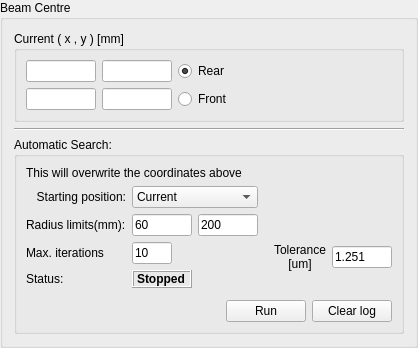
         <widget class="QGroupBox" name="groupBox_13">
          <property name="title">
           <string>Beam Centre</string>
          </property>
          <property name="flat">
           <bool>false</bool>
          </property>
          <property name="checkable">
           <bool>false</bool>
          </property>
          <layout class="QVBoxLayout" name="verticalLayout_12" stretch="1,1,2">
           <item>
            <widget class="QGroupBox" name="groupBox_12">
             <property name="title">
              <string>Current ( x , y ) [mm]</string>
             </property>
             <layout class="QGridLayout" name="gridLayout_31">
              <item row="0" column="0">
               <widget class="QLineEdit" name="rear_beam_x">
                <property name="maximumSize">
                 <size>
                  <width>70</width>
                  <height>16777215</height>
                 </size>
                </property>
                <property name="text">
                 <string/>
                </property>
               </widget>
              </item>
              <item row="0" column="1">
               <widget class="QLineEdit" name="rear_beam_y">
                <property name="maximumSize">
                 <size>
                  <width>70</width>
                  <height>16777215</height>
                 </size>
                </property>
               </widget>
              </item>
              <item row="0" column="2">
               <widget class="QRadioButton" name="rear_radio">
                <property name="text">
                 <string>Rear</string>
                </property>
                <property name="checked">
                 <bool>true</bool>
                </property>
               </widget>
              </item>
              <item row="1" column="0">
               <widget class="QLineEdit" name="front_beam_x">
                <property name="maximumSize">
                 <size>
                  <width>70</width>
                  <height>16777215</height>
                 </size>
                </property>
                <property name="text">
                 <string/>
                </property>
               </widget>
              </item>
              <item row="1" column="1">
               <widget class="QLineEdit" name="front_beam_y">
                <property name="maximumSize">
                 <size>
                  <width>70</width>
                  <height>16777215</height>
                 </size>
                </property>
               </widget>
              </item>
              <item row="1" column="2">
               <widget class="QRadioButton" name="front_radio">
                <property name="text">
                 <string>Front</string>
                </property>
               </widget>
              </item>
             </layout>
             <zorder>rear_beam_y</zorder>
             <zorder>rear_radio</zorder>
             <zorder>front_beam_y</zorder>
             <zorder>front_beam_x</zorder>
             <zorder>front_radio</zorder>
             <zorder>rear_beam_x</zorder>
            </widget>
           </item>
           <item>
            <widget class="Line" name="line_3">
             <property name="orientation">
              <enum>Qt::Horizontal</enum>
             </property>
            </widget>
           </item>
           <item>
            <widget class="QGroupBox" name="groupBox_8">
             <property name="title">
              <string>Automatic Search:</string>
             </property>
             <layout class="QVBoxLayout" name="verticalLayout_3">
              <item>
               <widget class="QLabel" name="label_59">
                <property name="text">
                 <string>This will overwrite the coordinates above</string>
                </property>
                <property name="wordWrap">
                 <bool>true</bool>
                </property>
               </widget>
              </item>
              <item>
               <layout class="QHBoxLayout" name="horizontalLayout_19">
                <item>
                 <layout class="QGridLayout" name="gridLayout_8">
                  <item row="0" column="0">
                   <widget class="QLabel" name="label_56">
                    <property name="text">
                     <string>Starting position:</string>
                    </property>
                    <property name="alignment">
                     <set>Qt::AlignRight|Qt::AlignTrailing|Qt::AlignVCenter</set>
                    </property>
                   </widget>
                  </item>
                  <item row="0" column="1" colspan="2">
                   <widget class="QComboBox" name="beamstart_box">
                    <property name="currentIndex">
                     <number>1</number>
                    </property>
                    <item>
                     <property name="text">
                      <string>Auto Find</string>
                     </property>
                    </item>
                    <item>
                     <property name="text">
                      <string>Current</string>
                     </property>
                    </item>
                   </widget>
                  </item>
                  <item row="1" column="0">
                   <widget class="QLabel" name="label_57">
                    <property name="text">
                     <string>Radius limits(mm):</string>
                    </property>
                   </widget>
                  </item>
                  <item row="1" column="1">
                   <widget class="QLineEdit" name="beam_rmin">
                    <property name="maximumSize">
                     <size>
                      <width>60</width>
                      <height>16777215</height>
                     </size>
                    </property>
                    <property name="text">
                     <string>60</string>
                    </property>
                   </widget>
                  </item>
                  <item row="1" column="2">
                   <widget class="QLineEdit" name="beam_rmax">
                    <property name="maximumSize">
                     <size>
                      <width>60</width>
                      <height>16777215</height>
                     </size>
                    </property>
                    <property name="text">
                     <string>200</string>
                    </property>
                   </widget>
                  </item>
                  <item row="2" column="0">
                   <widget class="QLabel" name="label_60">
                    <property name="text">
                     <string>Max. iterations</string>
                    </property>
                   </widget>
                  </item>
                  <item row="2" column="1">
                   <widget class="QLineEdit" name="beam_iter">
                    <property name="maximumSize">
                     <size>
                      <width>40</width>
                      <height>16777215</height>
                     </size>
                    </property>
                    <property name="text">
                     <string>10</string>
                    </property>
                   </widget>
                  </item>
                  <item row="3" column="0">
                   <widget class="QLabel" name="label_35">
                    <property name="text">
                     <string>Status: </string>
                    </property>
                   </widget>
                  </item>
                  <item row="3" column="1">
                   <widget class="QLabel" name="centre_stat">
                    <property name="frameShape">
                     <enum>QFrame::Box</enum>
                    </property>
                    <property name="frameShadow">
                     <enum>QFrame::Raised</enum>
                    </property>
                    <property name="text">
                     <string>&lt;!DOCTYPE HTML PUBLIC &quot;-//W3C//DTD HTML 4.0//EN&quot; &quot;http://www.w3.org/TR/REC-html40/strict.dtd&quot;&gt;
&lt;html&gt;&lt;head&gt;&lt;meta name=&quot;qrichtext&quot; content=&quot;1&quot; /&gt;&lt;style type=&quot;text/css&quot;&gt;
p, li { white-space: pre-wrap; }
&lt;/style&gt;&lt;/head&gt;&lt;body style=&quot; font-family:'Sans Serif'; font-size:9pt; font-weight:400; font-style:normal;&quot;&gt;
&lt;p style=&quot; margin-top:0px; margin-bottom:0px; margin-left:0px; margin-right:0px; -qt-block-indent:0; text-indent:0px;&quot;&gt;&lt;span style=&quot; font-weight:600;&quot;&gt;Stopped&lt;/span&gt;&lt;/p&gt;&lt;/body&gt;&lt;/html&gt;</string>
                    </property>
                    <property name="textFormat">
                     <enum>Qt::RichText</enum>
                    </property>
                   </widget>
                  </item>
                 </layout>
                </item>
                <item>
                 <spacer name="horizontalSpacer_7">
                  <property name="orientation">
                   <enum>Qt::Horizontal</enum>
                  </property>
                  <property name="sizeHint" stdset="0">
                   <size>
                    <width>10</width>
                    <height>20</height>
                   </size>
                  </property>
                 </spacer>
                </item>
                <item>
                 <layout class="QVBoxLayout" name="verticalLayout_4">
                  <item>
                   <spacer name="verticalSpacer_2">
                    <property name="orientation">
                     <enum>Qt::Vertical</enum>
                    </property>
                    <property name="sizeType">
                     <enum>QSizePolicy::Preferred</enum>
                    </property>
                    <property name="sizeHint" stdset="0">
                     <size>
                      <width>20</width>
                      <height>40</height>
                     </size>
                    </property>
                   </spacer>
                  </item>
                  <item>
                   <layout class="QHBoxLayout" name="horizontalLayout_8">
                    <item>
                     <widget class="QLabel" name="label_14">
                      <property name="text">
                       <string>Tolerance 
[um]</string>
                      </property>
                      <property name="alignment">
                       <set>Qt::AlignCenter</set>
                      </property>
                     </widget>
                    </item>
                    <item>
                     <widget class="QLineEdit" name="toleranceLineEdit">
                      <property name="maximumSize">
                       <size>
                        <width>60</width>
                        <height>16777215</height>
                       </size>
                      </property>
                      <property name="text">
                       <string>1.251</string>
                      </property>
                     </widget>
                    </item>
                   </layout>
                  </item>
                 </layout>
                </item>
               </layout>
              </item>
              <item>
               <widget class="MantidQt::MantidWidgets::MessageDisplay" name="centre_logging" native="true">
                <property name="source" stdset="0">
                 <string>CentreFinder</string>
                </property>
               </widget>
              </item>
              <item>
               <layout class="QHBoxLayout" name="horizontalLayout_23">
                <item>
                 <spacer name="horizontalSpacer_24">
                  <property name="orientation">
                   <enum>Qt::Horizontal</enum>
                  </property>
                  <property name="sizeHint" stdset="0">
                   <size>
                    <width>40</width>
                    <height>20</height>
                   </size>
                  </property>
                 </spacer>
                </item>
                <item>
                 <widget class="QPushButton" name="runcentreBtn">
                  <property name="text">
                   <string>Run</string>
                  </property>
                 </widget>
                </item>
                <item>
                 <widget class="QPushButton" name="clear_centre_log">
                  <property name="text">
                   <string>Clear log</string>
                  </property>
                 </widget>
                </item>
               </layout>
              </item>
             </layout>
            </widget>
           </item>
          </layout>
         </widget>
